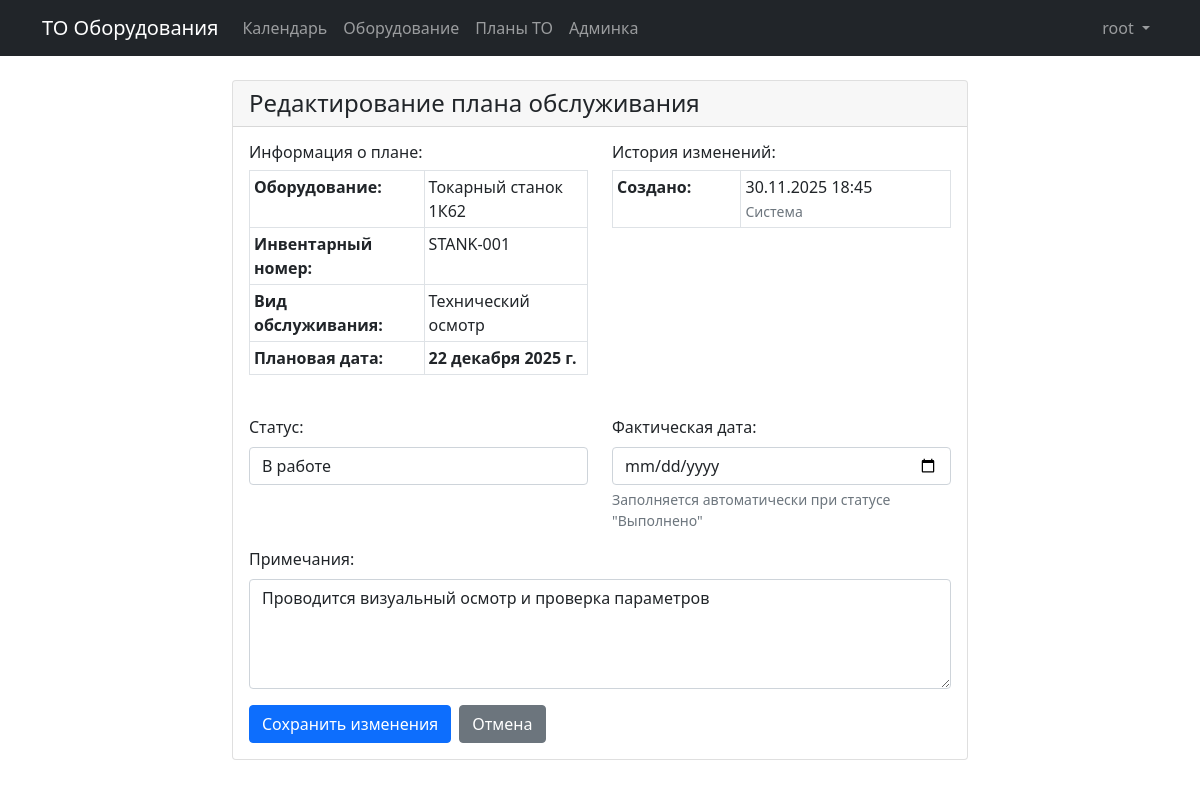
/maintenance/2/edit/ (signed in), run on the app's committed database.
### maintenance/models.py (models this page shows, shortened)
class MaintenancePlan(models.Model):
    STATUS_CHOICES = [
        ('planned', 'Запланировано'),
        ('in_progress', 'В работе'),
        ('completed', 'Выполнено'),
        ('cancelled', 'Отменено'),
    ]
    equipment = models.ForeignKey(Equipment, on_delete=models.CASCADE, verbose_name="Оборудование")
    maintenance_type = models.ForeignKey(MaintenanceType, on_delete=models.CASCADE, verbose_name="Вид обслуживания")
    planned_date = models.DateField(verbose_name="Плановая дата")
    actual_date = models.DateField(null=True, blank=True, verbose_name="Фактическая дата")
    status = models.CharField(max_length=20, choices=STATUS_CHOICES, default='planned', verbose_name="Статус")
    notes = models.TextField(blank=True, verbose_name="Примечания")
    created_by = models.ForeignKey(User, on_delete=models.SET_NULL, null=True, blank=True,
                                   related_name='created_plans', verbose_name="Кем создано")
    updated_by = models.ForeignKey(User, on_delete=models.SET_NULL, null=True, blank=True,
                                   related_name='updated_plans', verbose_name="Кем изменено")
    created_at = models.DateTimeField(auto_now_add=True, verbose_name="Дата создания")
    updated_at = models.DateTimeField(auto_now=True, verbose_name="Дата изменения")
    class Meta:
        verbose_name = "План обслуживания"
        verbose_name_plural = "Планы обслуживания"
        ordering = ['planned_date']

class Equipment(models.Model):
    name = models.CharField(max_length=200, verbose_name="Наименование")
    inventory_number = models.CharField(max_length=50, unique=True, verbose_name="Инвентарный номер")
    equipment_type = models.ForeignKey(EquipmentType, on_delete=models.CASCADE, verbose_name="Тип оборудования")
    installation_date = models.DateField(verbose_name="Дата ввода в эксплуатацию")
    class Meta:
        verbose_name = "Оборудование"
        verbose_name_plural = "Оборудование"

class MaintenanceType(models.Model):
    name = models.CharField(max_length=100, verbose_name="Вид обслуживания")
    code = models.CharField(max_length=10, verbose_name="Код", unique=True)
    class Meta:
        verbose_name = "Вид обслуживания"
        verbose_name_plural = "Виды обслуживания"

### maintenance/views.py (the view)
# urls.py: path('maintenance/<int:pk>/edit/', views.maintenance_plan_edit, name='maintenance_plan_edit'),
@login_required
def maintenance_plan_edit(request, pk):
    plan = get_object_or_404(MaintenancePlan, pk=pk)
    if request.method == 'POST':
        form = MaintenancePlanEditForm(request.POST, instance=plan)
        if form.is_valid():
            updated_plan = form.save(commit=False)
            updated_plan.updated_by = request.user
            if updated_plan.status == 'completed' and not updated_plan.actual_date:
                updated_plan.actual_date = timezone.now().date()
            updated_plan.save()
            messages.success(request, 'План обслуживания успешно обновлен!')
            return redirect('maintenance_plan_list')
    else:
        form = MaintenancePlanEditForm(instance=plan)
    return render(request, 'maintenance/maintenance_plan_edit.html', {
        'form': form,
        'plan': plan
    })

### maintenance/forms.py
class MaintenancePlanEditForm(forms.ModelForm):
    class Meta:
        model = MaintenancePlan
        fields = ['status', 'actual_date', 'notes']
        widgets = {
            'status': forms.Select(attrs={'class': 'form-control'}),
            'actual_date': forms.DateInput(attrs={'type': 'date', 'class': 'form-control'}),
            'notes': forms.Textarea(attrs={'rows': 4, 'class': 'form-control', 'placeholder': 'Введите примечания...'}),
        }
    def __init__(self, *args, **kwargs):
        super().__init__(*args, **kwargs)
        if self.instance and self.instance.status == 'completed' and not self.instance.actual_date:
            self.fields['actual_date'].required = True

### templates/maintenance/maintenance_plan_edit.html (shortened to what this page needs)
{% extends 'base.html' %}
{% block content %}
<div class="row justify-content-center">
    <div class="col-md-8">
        <div class="card">
            <div class="card-header">
                <h4 class="mb-0">Редактирование плана обслуживания</h4>
            </div>
            <div class="card-body">
                <div class="row mb-4">
                    <div class="col-md-6">
                        <h6>Информация о плане:</h6>
                        <table class="table table-sm table-bordered">
                            <tr>
                                <th>Оборудование:</th>
                                <td>{{ plan.equipment.name }}</td>
                            </tr>
                            <tr>
                                <th>Инвентарный номер:</th>
                                <td>{{ plan.equipment.inventory_number }}</td>
                            </tr>
                            <tr>
                                <th>Вид обслуживания:</th>
                                <td>{{ plan.maintenance_type.name }}</td>
                            </tr>
                            <tr>
                                <th>Плановая дата:</th>
                                <td><strong>{{ plan.planned_date }}</strong></td>
                            </tr>
                        </table>
                    </div>
                    <div class="col-md-6">
                        <h6>История изменений:</h6>
                        <table class="table table-sm table-bordered">
                            <tr>
                                <th>Создано:</th>
                                <td>
                                    {{ plan.created_at|date:"d.m.Y H:i" }}<br>
                                    <small class="text-muted">
                                        {% if plan.created_by %}
                                            {{ plan.created_by.username }}
                                        {% else %}
                                            Система
                                        {% endif %}
                                    </small>
                                </td>
                            </tr>
                        </table>
                    </div>
                </div>
                <form method="post">
                    <div class="row">
                        <div class="col-md-6">
                            <div class="mb-3">
                                <label for="{{ form.status.id_for_label }}" class="form-label">Статус:</label>
                                {{ form.status }}
                            </div>
                        </div>
                        <div class="col-md-6">
                            <div class="mb-3">
                                <label for="{{ form.actual_date.id_for_label }}" class="form-label">Фактическая дата:</label>
                                {{ form.actual_date }}
                                <div class="form-text">
                                    {% if plan.status == 'completed' and not plan.actual_date %}
                                    <span class="text-warning">Для выполненных работ укажите фактическую дату</span>
                                    {% else %}
                                    Заполняется автоматически при статусе "Выполнено"
                                    {% endif %}
                                </div>
                            </div>
                        </div>
                    </div>
                    <div class="mb-3">
                        <label for="{{ form.notes.id_for_label }}" class="form-label">Примечания:</label>
                        {{ form.notes }}
                    </div>
                    <div class="d-flex gap-2">
                        <button type="submit" class="btn btn-primary">Сохранить изменения</button>
                        <a href="{% url 'maintenance_plan_list' %}" class="btn btn-secondary">Отмена</a>
                    </div>
                </form>
            </div>
        </div>
    </div>
</div>
{% endblock %}

### templates/base.html (shortened to what this page needs)
<!DOCTYPE html>
<html lang="ru">
<head>
    <link href="https://cdn.jsdelivr.net/npm/bootstrap@5.1.3/dist/css/bootstrap.min.css" rel="stylesheet">
</head>
<body>
    <nav class="navbar navbar-expand-lg navbar-dark bg-dark">
        <div class="container">
            <a class="navbar-brand" href="{% url 'index' %}">ТО Оборудования</a>
            <div class="collapse navbar-collapse" id="navbarNav">
                <div class="navbar-nav me-auto">
                    <a class="nav-link" href="{% url 'index' %}">Календарь</a>
                    <a class="nav-link" href="{% url 'equipment_list' %}">Оборудование</a>
                    <a class="nav-link" href="{% url 'maintenance_plan_list' %}">Планы ТО</a>
                    {% if user.is_staff %}
                    <a class="nav-link" href="/admin/">Админка</a>
                    {% endif %}
                </div>
                <div class="navbar-nav">
                    {% if user.is_authenticated %}
                    <div class="nav-item dropdown">
                        <a class="nav-link dropdown-toggle" href="#" role="button" data-bs-toggle="dropdown">
                            {{ user.username }}
                        </a>
                    </div>
                    {% else %}
                    <a class="nav-link" href="{% url 'login' %}">Войти</a>
                    {% endif %}
                </div>
            </div>
        </div>
    </nav>
    <div class="container mt-4">
        {% block content %}{% endblock %}
    </div>
</body>
</html>

### data on the page
MaintenancePlan: equipment.name "Токарный станок 1К62", equipment.inventory_number "STANK-001", maintenance_type.name "Технический осмотр", planned_date "22 декабря 2025 г.", created_at "30.11.2025 18:45", status "В работе", notes "Проводится визуальный осмотр и проверка параметров"

### other printed values
{{ user.username }} "root"
